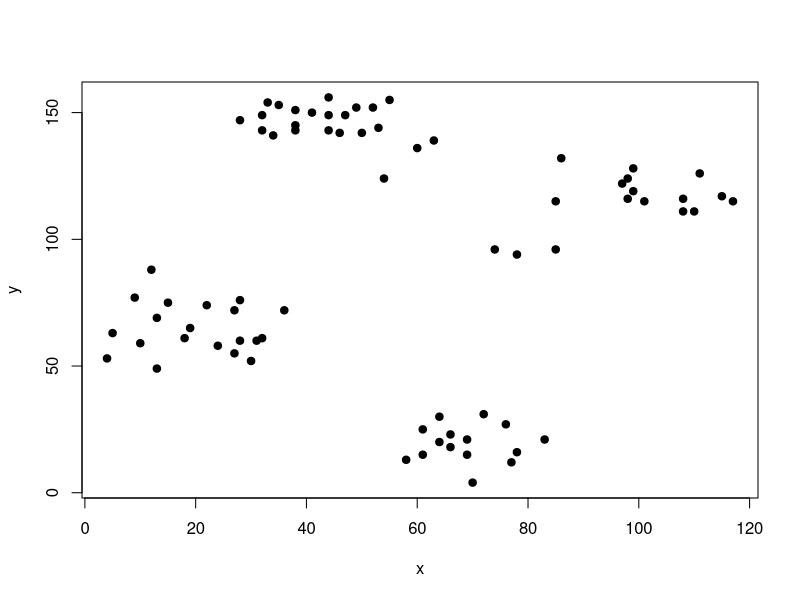
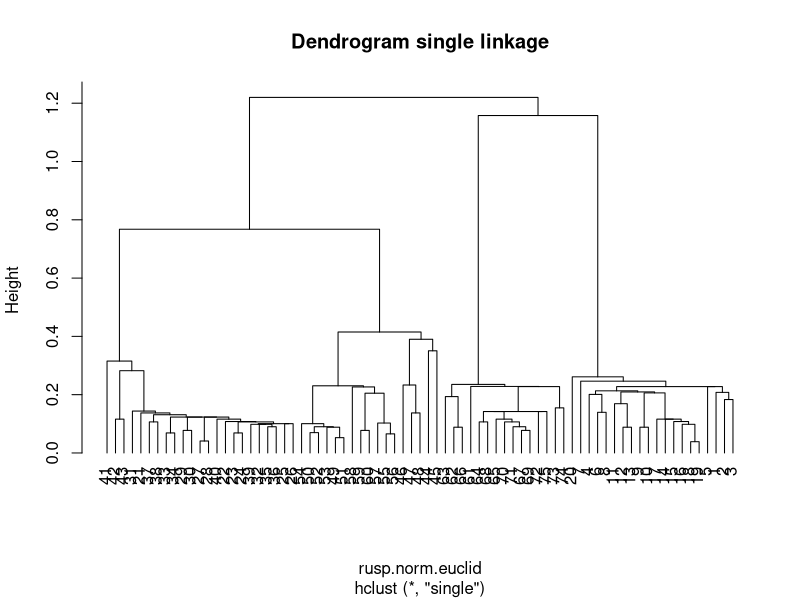
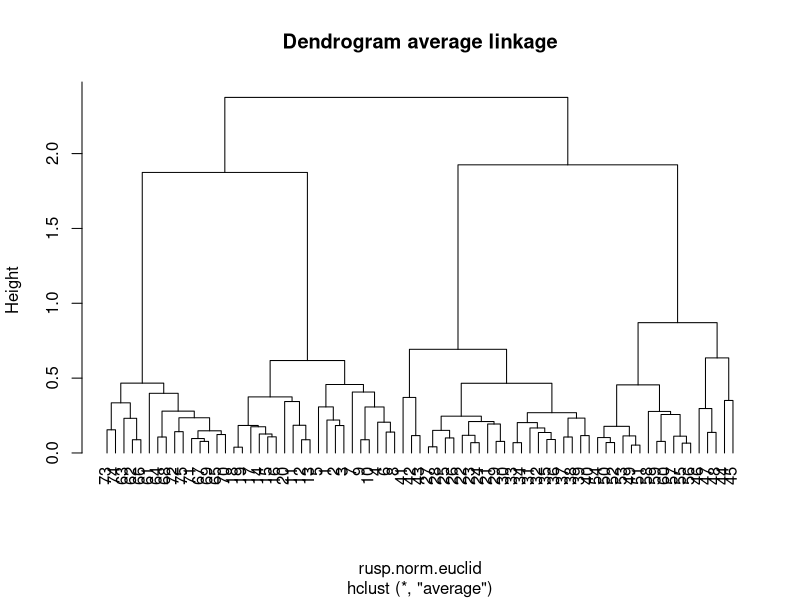
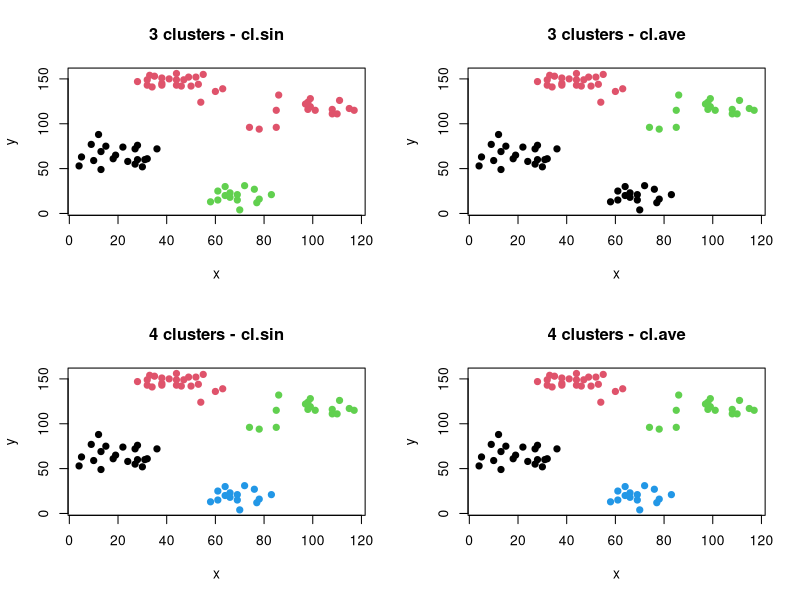
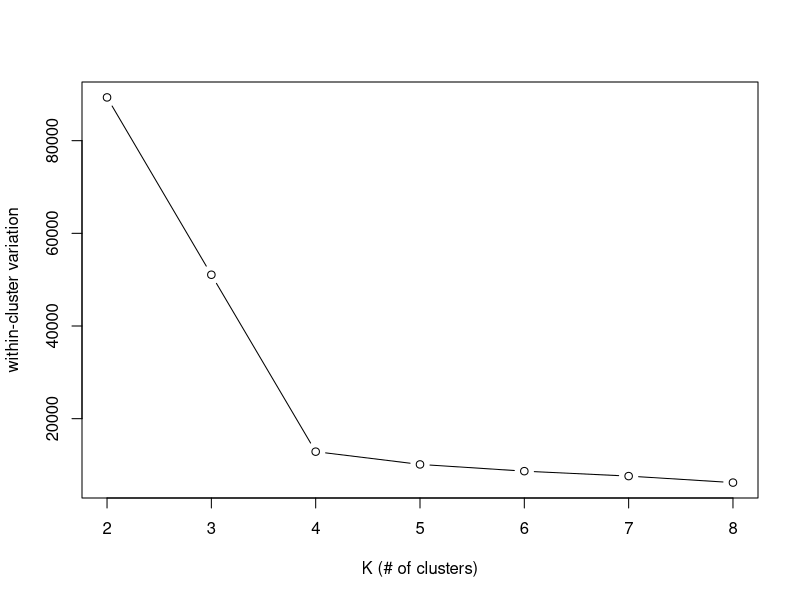
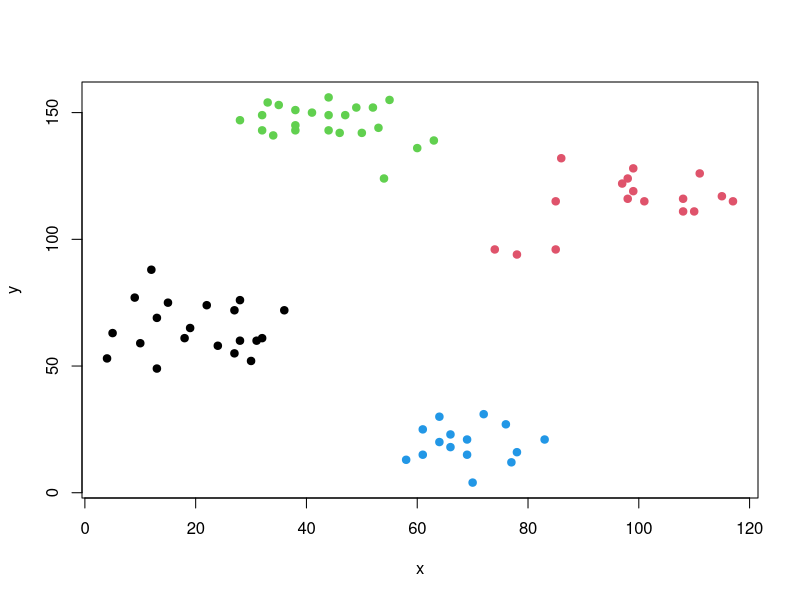

Recreate these plots in R, in order.
library(cluster)
data(ruspini)

# a)

plot(ruspini, pch = 19)
rusp.norm = scale(ruspini)
rusp.norm.euclid = dist(rusp.norm, method = "euclidean")

# b)

cl.sin = hclust(rusp.norm.euclid, method = "single")
cl.ave = hclust(rusp.norm.euclid, method = "average")
plot(cl.sin, hang = -1, main = "Dendrogram single linkage")
plot(cl.ave, hang = -1, main = "Dendrogram average linkage")


# c)

mycluster = function(data, cluster, K, ...) {
  col = cutree(cluster, k = K)
  plot(data, col = col, pch = 19, 
       main = paste(K, "clusters -", deparse(substitute(cluster))), ...)
}

par(mfrow = c(2,2))

mycluster(ruspini, cl.sin, K = 3)
mycluster(ruspini, cl.ave, K = 3)

mycluster(ruspini, cl.sin, K = 4)
mycluster(ruspini, cl.ave, K = 4)

par(mfrow = c(1,1))

# d)

set.seed(1)

K = 8
wss = sapply(2:K, function(k) {
  kmeans(ruspini, centers = k, nstart = 10, algorithm = "Lloyd")$tot.withinss
})

wss

# b)
plot(2:K, wss, type = "b", xlab = "K (# of clusters)", ylab = "within-cluster variation")

# Elbow looks good for K = 4 clusters
km = kmeans(ruspini, centers = 4, nstart = 10, algorithm = "Lloyd")
plot(ruspini, col = km$cluster, pch = 19)
